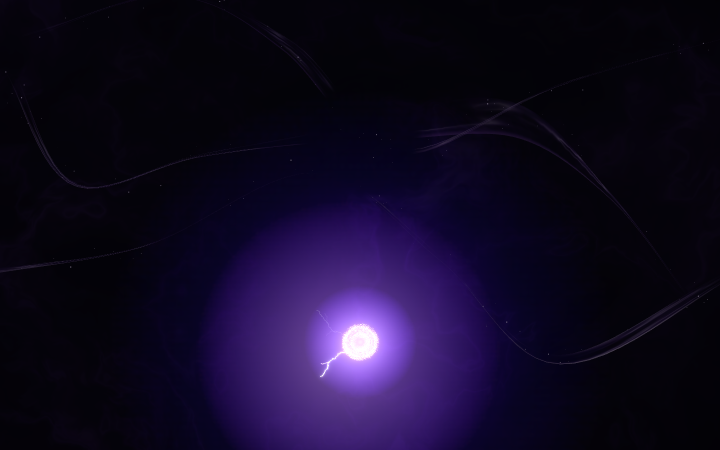
#> input picture recon/ref_-0.9.png, 1440 x 900 px, given in place of live-9.5.png, which was not available (shown at 1/2 size)
$ python p12-warp-fit.py ../recon/ref_-0.9.png
#> lines starting #> are read from the running program, lines starting #| are printed output that depends on the picture
#!/usr/bin/env python3
"""p12-warp-fit.py — P12 langkah 5: cari medan geser/regang HORIZONTAL per baris yang membuat
filamen torso kita jatuh di tempat filamen live.

Kenapa: langkah 4 membuktikan 76-90 % sisa galat adalah struktur (frekuensi tinggi <16 px) dan
semua knob terang/warna/skala GLOBAL sudah gugur. Yang belum dicoba: koreksi POSISI yang bergantung
pada baris (filamen kita melengkung beda dengan live walau pola besarnya sama, impitan 87 % @2 px).

Keluaran: koefisien polinom (skala & geser) + nilai per baris, disimpan JSON; dipakai shader lewat
uniform. Dipakai dengan: python3 tools/p12-warp-fit.py --dir /tmp/p12 --t 9.5
"""
import json
import sys

import numpy as np
from PIL import Image

D = sys.argv[sys.argv.index('--dir') + 1] if '--dir' in sys.argv else '/tmp/p12'
T = sys.argv[sys.argv.index('--t') + 1] if '--t' in sys.argv else '9.5'
OURS = sys.argv[sys.argv.index('--ours') + 1] if '--ours' in sys.argv else 'cur'
X0, X1, Y0, Y1 = 520, 900, 400, 780        # wilayah torso (layar px)
CX = (X0 + X1) / 2


def A(p):
#> called with p = '/tmp/p12/live-9.5.png'
    return np.asarray(Image.open(p).convert('RGB')).astype(np.float32).mean(2)
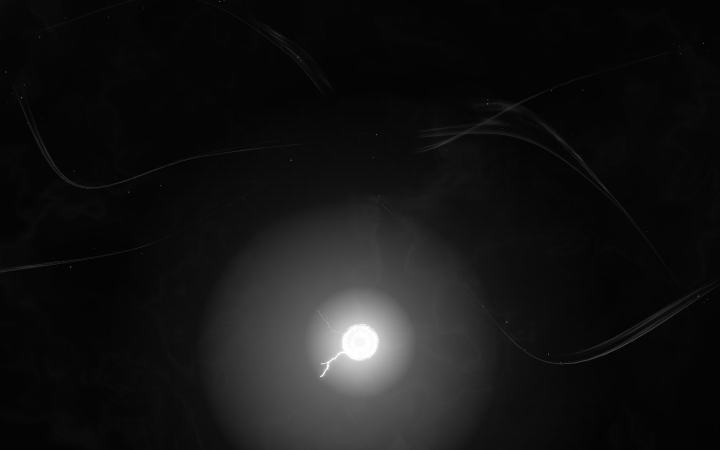
#> returned value: shape (900, 1440) float32 (shown at 1/2 size); min 3.33, max 255, mean 20.7


L = A(f'{D}/live-{T}.png')
O = A(f'{D}/{OURS}-{T}.png')
#> call 2 of A, with p = '/tmp/p12/cur-9.5.png'
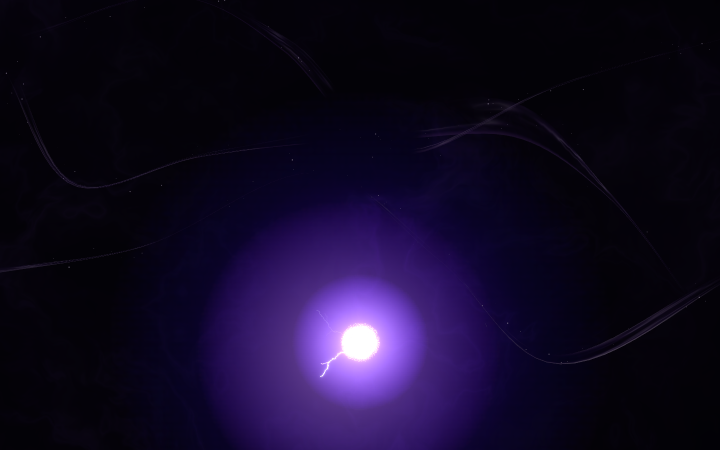
#> input picture recon/ref_-1.0.png, 1440 x 900 px, given in place of cur-9.5.png, which was not available (shown at 1/2 size)
#> in A (call 2), `return np.asarray(Image.open(p).convert('RGB')).astype(np.float32).mea..`:
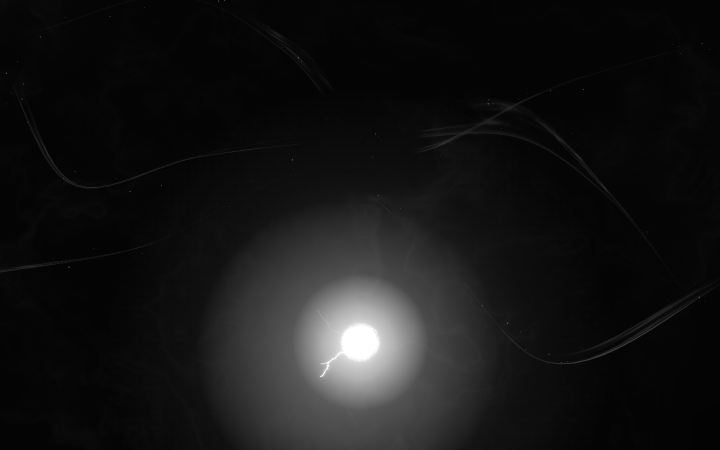
#> returned value: shape (900, 1440) float32 (shown at 1/2 size); min 3, max 255, mean 21.3

rows = []
for y in range(Y0, Y1):
    l = L[y, X0:X1]
    o = O[y, :]                     # baris penuh supaya resample tidak keluar batas
    xall = np.arange(O.shape[1])
    best = None
    for s in np.arange(0.94, 1.061, 0.005):
        for dx in range(-10, 11):
            xs = np.clip((np.arange(X0, X1) - CX) / s + CX - dx, 0, O.shape[1] - 1)
            oi = np.interp(xs, xall, o)   # resample baris kita
            e = float(np.abs(oi - l).mean())
            if best is None or e < best[0]:
                best = (e, s, dx)
    rows.append({'y': y, 'err': best[0], 's': best[1], 'dx': best[2]})
#> after the loop, rows = 380 items

s = np.array([r['s'] for r in rows])
#> s = 380 values, max 1 at index 136, min 0.94 at index 0, mean 0.958
dx = np.array([r['dx'] for r in rows])
#> dx = 380 values, max 8 at index 0, min -8 at index 229, mean -1.79
err = np.array([r['err'] for r in rows])
#> err = 380 values, max 13.36 at index 214, min 0.267 at index 145, mean 6.3
base = np.array([float(np.abs(O[y, X0:X1] - L[y, X0:X1]).mean()) for y in range(Y0, Y1)])
#> base = 380 values, max 14.78 at index 228, min 0.316 at index 145, mean 7.34

print(f'per baris (t={T}): galat rata tanpa koreksi {base.mean():.2f} → setelah koreksi {err.mean():.2f}')
#| per baris (t=9.5): galat rata tanpa koreksi 7.34 → setelah koreksi 6.30
print(f'skala: rata {s.mean():.4f} · rentang {s.min():.3f}-{s.max():.3f} · median {np.median(s):.4f}')
#| skala: rata 0.9584 · rentang 0.940-1.000 · median 0.9400
print(f'geser: rata {dx.mean():+.2f} px · rentang {dx.min():+.0f}..{dx.max():+.0f} · median {np.median(dx):+.1f}')
#| geser: rata -1.79 px · rentang -8..+8 · median -1.0
# haluskan (median 9) supaya tidak overfit per baris
def smooth(a, k=9):
#> called with a = array of shape (380,), k = 9
    pad = np.pad(a, k // 2, mode='edge')
#> pad = 388 values, max 1 at index 140, min 0.94 at index 0, mean 0.959
    return np.array([np.median(pad[i:i + k]) for i in range(len(a))])

sm, sdx = smooth(s), smooth(dx)
#> sm = 380 values, max 0.995 at index 111, min 0.94 at index 0, mean 0.958; sdx = 380 values, max 8 at index 0, min -8 at index 231, mean -1.83
v = (np.arange(Y0, Y1) - Y0) / (Y1 - Y0 - 1)          # 0..1 dari atas ke bawah torso
# polinom derajat 2 untuk skala-1 dan geser (dikurangi rata-rata supaya sisanya kecil)
cs = np.polyfit(v, sm - 1.0, 2)
#> cs = [-0.0903, 0.0552, -0.039]
cd = np.polyfit(v, sdx, 2)
#> cd = [10.65, -17.46, 3.35]
print('\npolinom skala-1 :', np.round(cs, 5), '⇒ pada v=0/0,5/1:',
      np.round(np.polyval(cs, [0, 0.5, 1]), 4))
#| polinom skala-1 : [-0.09034  0.05524 -0.03899] ⇒ pada v=0/0,5/1: [-0.039  -0.034  -0.0741]
print('polinom geser   :', np.round(cd, 4), '⇒ pada v=0/0,5/1:',
      np.round(np.polyval(cd, [0, 0.5, 1]), 2))
#| polinom geser   : [ 10.6458 -17.46     3.3477] ⇒ pada v=0/0,5/1: [ 3.35 -2.72 -3.47]
res = np.abs(np.polyval(cs, v) + 1 - sm).max()
#> res = 0.0591
print(f'sisa pemodelan skala maks {res:.4f} · geser {np.abs(np.polyval(cd, v) - sdx).max():.2f} px')
#| sisa pemodelan skala maks 0.0591 · geser 4.75 px

# berapa galat torso yang bisa dihilangkan bila medan ini dipakai (batas atas, per baris)
gain = (base.mean() - err.mean()) / base.mean() * 100
#> gain = 14.15
print(f'\nbatas atas perbaikan torso (per baris, tanpa smoothing): {gain:.1f} %')
#| batas atas perbaikan torso (per baris, tanpa smoothing): 14.2 %

out = {'t': T, 'wilayah': [X0, Y0, X1, Y1],
       'skala_rata': float(sm.mean()), 'geser_rata': float(sdx.mean()),
       'polinom_skala': [float(x) for x in cs], 'polinom_geser': [float(x) for x in cd],
       'galat_tanpa': float(base.mean()), 'galat_dengan_batas_atas': float(err.mean()),
       'batas_atas_perbaikan_persen': float(gain),
       'per_baris': [{'y': int(r['y']), 's': float(r['s']), 'dx': float(r['dx']),
                      's_smooth': float(a), 'dx_smooth': float(b)}
                     for r, a, b in zip(rows, sm, sdx)]}
json.dump(out, open(f'{D}/p12-warp-{T.replace(".", "")}.json', 'w'), indent=1, ensure_ascii=False)
print(f'\nJSON: {D}/p12-warp-{T.replace(".", "")}.json')
